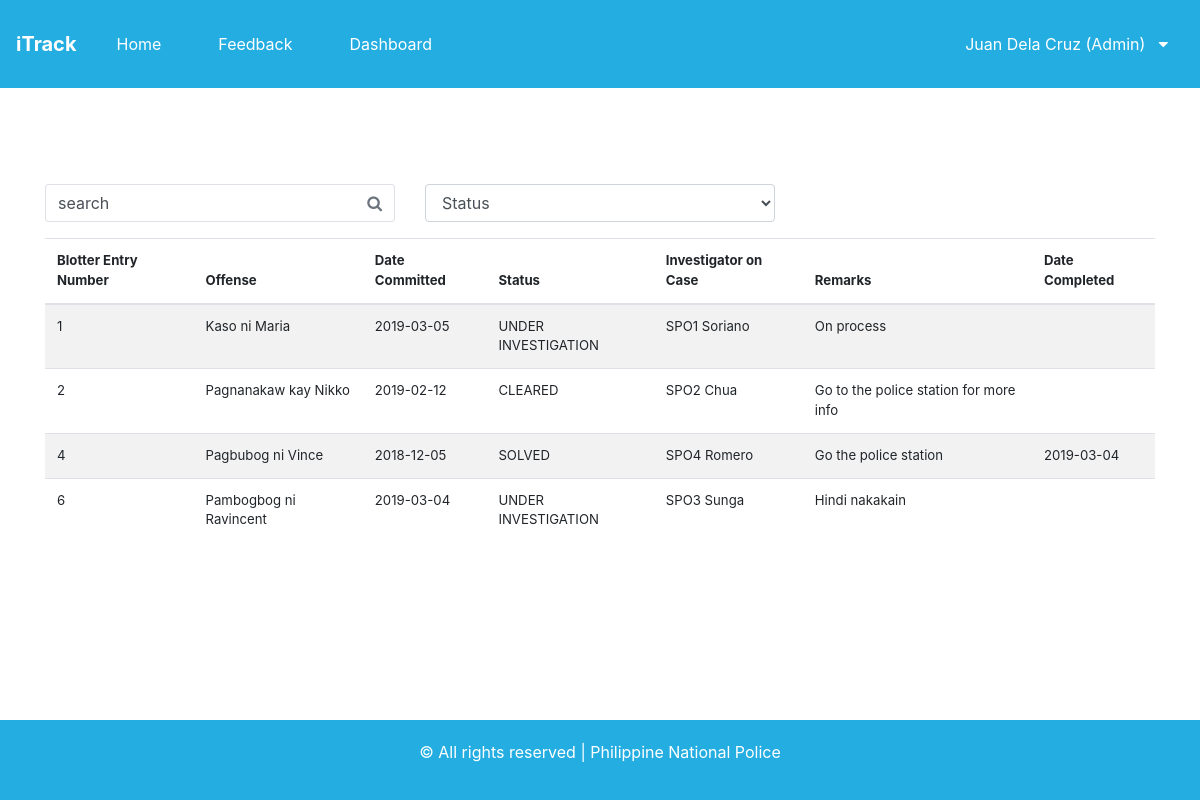
The app's page /homeitrack.php with its own data.
### tables this page shows
CREATE TABLE `compview` (
  `benNum` int(11) NOT NULL,
  `compOffense` varchar(150) NOT NULL,
  `dateComi` date NOT NULL,
  `compStatus` longtext NOT NULL,
  `compInv` varchar(200) NOT NULL,
  `compRemarks` longtext,
  `dateCompl` date DEFAULT NULL
);

### homeitrack.php (the view, shortened to what this page needs)
<?php
	require "adminheader.php";
?>
<?php
   include_once 'includes/admin.inc.php';
?>
<!DOCTYPE html>
<html lang="en">
<head>
    <link rel="stylesheet" href="css/bootstrap.css">
    <link href="//maxcdn.bootstrapcdn.com/font-awesome/4.7.0/css/font-awesome.min.css" rel="stylesheet">
</head>
<body>
	<br>
	<br>
	<br>
	<br>
    <div class="container">
        <div class="row">
            <div class="col-md-4">
                <div class="input-group">
                    <input class="form-control py-2 border-right-0 border" type="text" value="search" >
                    <span class="input-group-append">
                        <button class="btn btn-outline-secondary border-left-0 border" type="button">
                            <i class="fa fa-search"></i>
                        </button>
                    </span>
                </div>
            </div>
            <div class="col-md-4">
                <div class="form-group">
                    <select class="form-control" id="exampleFormControlSelect1">
                    	 <option value="0">Status</option>
                    </select>
                </div>
            </div>
        </div>
        <div class="row">
            <div class="container">
            	<table id="myTable">
                <table class="table table-striped">
                    <thead>
                        <th> Blotter Entry Number</th>
                        <th>Offense</th>
                        <th>Date Committed</th>
                        <th>Status</th>
                        <th>Investigator on Case</th>
                        <th>Remarks</th>
                        <th> Date Completed </th>
                    </thead>
                    <tbody>
                        <?php
                        $sql = "SELECT* FROM compview";
                        $select_case = mysqli_query($conn, $sql);
                        while($row = mysqli_fetch_assoc($select_case))
                        {
                            $benNum = $row['benNum'];
                            $compOffense = $row['compOffense'];
                            $dateComi = $row['dateComi'];
                            $compStatus = $row['compStatus'];
                            $compInv = $row['compInv'];
                            $compRemarks = $row['compRemarks'];
                            $dateCompl= $row['dateCompl'];
                            echo"<tr>";
                            echo "<td> $benNum </td>";
                            echo "<td> $compOffense </td>";
                            echo "<td> $dateComi </td>";
                            echo "<td> $compStatus </td>";
                            echo "<td> $compInv </td>";
                            echo "<td> $compRemarks </td>";
                            echo "<td> $dateCompl </td>";
                            echo "</tr>";
                        }
                        ?>
                    </tbody>
                </table>
                </table>
            </div>
        </div>
    </div>
</body>
</html>
<?php
	require "viewingfooter.php";
?>

### records on screen
compview: benNum "1", compOffense "Kaso ni Maria", dateComi "2019-03-05", compStatus "UNDER INVESTIGATION", compInv "SPO1 Soriano", compRemarks "On process"
compview: benNum "2", compOffense "Pagnanakaw kay Nikko", dateComi "2019-02-12", compStatus "CLEARED", compInv "SPO2 Chua", compRemarks "Go to the police station for more info"
compview: benNum "4", compOffense "Pagbubog ni Vince", dateComi "2018-12-05", compStatus "SOLVED", compInv "SPO4 Romero", compRemarks "Go the police station", dateCompl "2019-03-04"
compview: benNum "6", compOffense "Pambogbog ni Ravincent", dateComi "2019-03-04", compStatus "UNDER INVESTIGATION", compInv "SPO3 Sunga", compRemarks "Hindi nakakain"
